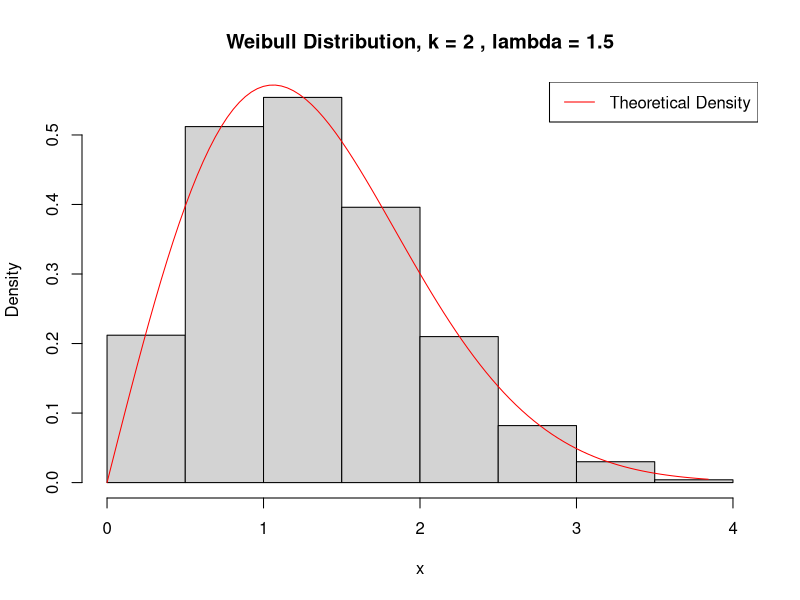
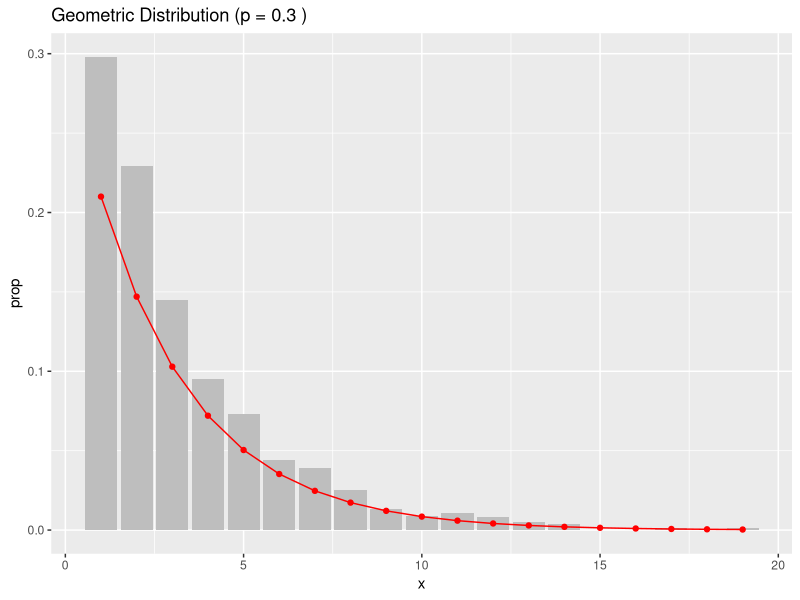
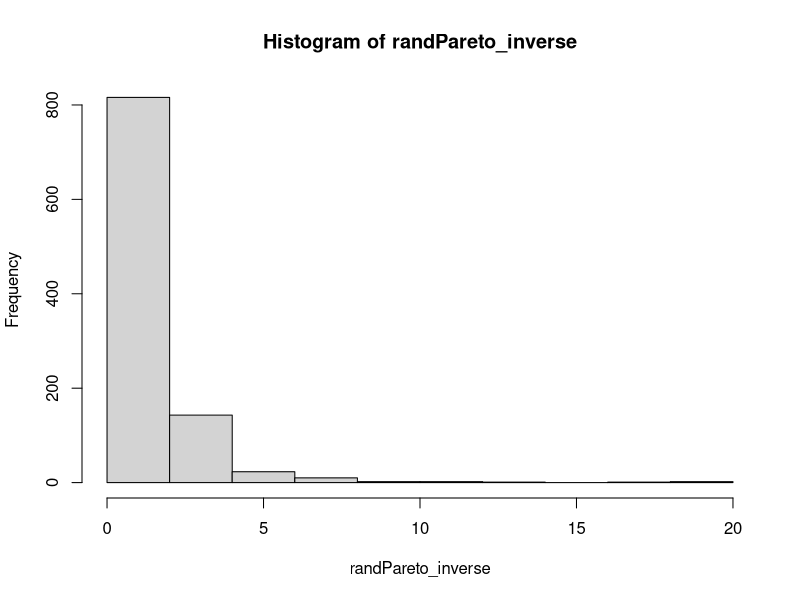
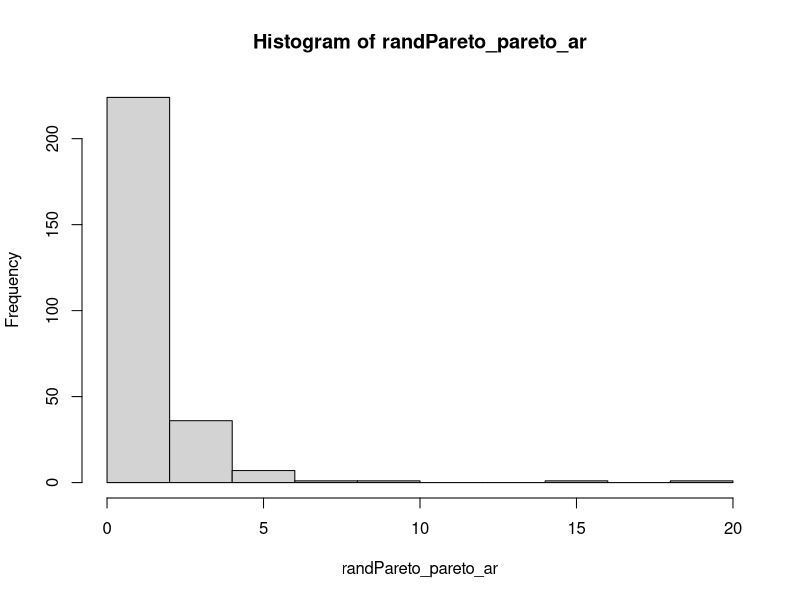

These figures' R source, in order:
## ---- chunk 1
knitr::opts_chunk$set(echo = TRUE)
## ---- chunk 2
# 1. Implement inverse CDF function
generate_wb <- function(n, k, lambda) {
  u <- runif(n)
  # inverse F(u)
  x <- lambda * (-log(1-u))^(1/k)
  return(x)
}

n <- 1000
k <- 2
lambda <- 1.5

set.seed(20250217)
randWb <- generate_wb(n, k, lambda)

# 2. Plot histogram and density
hist(randWb, probability = TRUE, main = paste('Weibull Distribution, k =', k, ', lambda =', lambda), xlab = 'x')
curve((k / lambda) * ((x / lambda)^(k - 1)) * exp(- (x / lambda)^k), from = 0, to = max(randWb), add = TRUE, col = 'red')
legend("topright", legend = "Theoretical Density", col = "red", lwd = 1)


# 3. compare mean and variance with theoretical values
sampleWb_mean <- mean(randWb)
sampleWb_var <- var(randWb)

theoreticalWb_mean <- lambda * gamma(1 + 1/k)
theoreticalWb_var <- lambda^2 * (gamma(1 + 2/k) - (gamma(1 + 1/k))^2)

cat("Sample mean = ", sampleWb_mean, '; theoretical mean = ', theoreticalWb_mean)
cat("Sample variance = ", sampleWb_var, '; theoretical variance = ', theoreticalWb_var)

## ---- chunk 3
library(ggplot2)
# 1. Implement inverse CDF function
generate_geom <- function(n, p) {
  u <- runif(n)
  # inverse F(u)
  x <- ceiling(log(1 - u) / log(1 - p))
  return(x)
}

n <- 1000
p <- 0.3
set.seed(20250217)
randGeom <- generate_geom(n, p)

# 2. Plot barplot and theoretical PMF
df_randGeom <- data.frame(x = randGeom)
randGeom_vals <- seq(min(randGeom), max(randGeom))

theoreticalGeom_pmf <- p * (1 - p)^(randGeom_vals)
df_randGeom_theo <- data.frame(x = randGeom_vals, pmf = theoreticalGeom_pmf)

ggplot(df_randGeom, aes(x = x)) +
  geom_bar(aes(y = ..prop.., group = 1), fill = "gray") +
  geom_point(data = df_randGeom_theo, aes(x = x, y = pmf), color = "red") +
  geom_line(data = df_randGeom_theo, aes(x = x, y = pmf, group = 1), 
            color = "red") +
  labs(title = paste("Geometric Distribution (p =", p, ")"))

# 3. 
sampleGeom_mean <- mean(randGeom)
sampleGeom_var <- var(randGeom)

theoreticalGeom_mean <- 1/p
theoreticalGeom_var <- (1 - p) / (p^2)

cat("Sample mean = ", sampleGeom_mean, '; theoretical mean = ', theoreticalGeom_mean)
cat("Sample variance = ", sampleGeom_var, '; theoretical variance = ', theoreticalGeom_var)
## ---- chunk 4
set.seed(20250217)
# Inverse CDF
generate_pareto_inverse <- function(n, x_m, alpha) {
  u <- runif(n)
  x <- x_m * (1 - u)^(-1/alpha)
  return(x)
}
# Acceptance_Rejection
generate_pareto_ar <- function(x_m, alpha, M, x) {
  fdens <- alpha * x_m^alpha / (x^(alpha + 1))
  gdens <- (2/pi) / (1 + (x - 1)^2) # g(x) is pdf of truncated cauchy distribution with x from 0 to Inf
  return(x[runif(length(x)) <= fdens / (M * gdens)])
}

#parameters
xm <- 1
alph <- 2.5
n_candidate <- 1000
M <- 1.25 * pi #for ar method
x_candidates <- 1 + tan((pi/2)*runif(n_candidate)) # for ar method
# generate samples w/ 2 methods
randPareto_inverse <- generate_pareto_inverse(n_candidate, xm, alph)

randPareto_pareto_ar <- generate_pareto_ar(x_m=xm, alpha=alph, M=M, x=x_candidates)
# 2. different acceptance rate
M2 <- 1.5*pi
randPareto_pareto_ar2 <- generate_pareto_ar(x_m=xm, alpha=alph, M=M2, x=x_candidates)

# 3. Plot histograms
hist(randPareto_inverse)
hist(randPareto_pareto_ar) 

paste("For Question2, the acceptance rate M is", M, ". If we increase the `M`, the acceptance rate will be smaller. So there 
will be less accepted values", length(randPareto_pareto_ar2), " in our example of M = ", M2, ", making this method not 
as efficient. If we decrease the M, the acceptance ratio might be greater than 1.")

cat("For Question3, histograms of Inverse CDF and Acceptance-Rejection Methods are both heavily right-skewed, while the 
Inverse CDF method generate random samples with larger values at tails than ar method.")
## ---- chunk 5
#install.packages("truncnorm")
library(truncnorm)
set.seed(20250217)
generate_semicircle_ar_unif <- function(beta, M, x) {
  fdens <- 2 / (pi * beta^2) * sqrt(beta^2 - x^2)
  gdens <- dunif(x, -beta, beta)
  return(x[runif(length(x)) <= fdens / (M * gdens)])
}

beta <- 2
n <- 1000
M_unif <- 4 / pi
x_candidates_unif <- runif(n, -beta, beta)
randSC_unif <- generate_semicircle_ar_unif(beta, M_unif, x_candidates_unif)

generate_semicircle_ar_normal <- function(beta, M, x) {
  fdens <- 2 / (pi * beta^2) * sqrt(beta^2 - x^2)
  gdens <- dtruncnorm(x, a = -beta, b = beta) # truncated standard normal dist
  return(x[runif(length(x)) <= fdens / (M * gdens)])
}

x_candidates_normal <- rtruncnorm(n, a = -beta, b = beta)
f <- 2 / (pi * beta^2) * sqrt(beta^2 - x_candidates_normal^2)
g <- dtruncnorm(x_candidates_normal, a = -beta, b = beta)
M_normal <- max(f/g)
randSC_normal <- generate_semicircle_ar_normal(beta, M_normal, x_candidates_normal)

ex_byUnif <- mean(randSC_unif)
ex_byNormal <- mean(randSC_normal)

aRate_byUnif <- length(randSC_unif) / n
aRate_byNormal <- length(randSC_normal) / n

paste("We choose to use truncated normal and uniform distribution to approximate the semicircle distribution: `E[X_byNormal] ` =", ex_byNormal, ", E[X_byNormal]  =", ex_byUnif)
  
paste("The acceptance rate of truncated uniform distribution approximation is", aRate_byUnif, "; the acceptance rate of truncated normal distribution approximation is", aRate_byNormal, ". So we know that approximation by", ifelse(aRate_byUnif < aRate_byNormal, "Normal", "Uniform"), "Distribution is more efficient.")
## ---- chunk 6
# 2. (a)
is_cauchy_unif <- function(n,x) {
  # Generate n samples from Unif(0,2)
  f <- 1 / (pi * (1 + x^2))
  h <- ifelse(x >= 0 & x <= 2, x, 0)
  g <- dunif(x, min = 0, max = 2)
  w <- f/g
  
  estimates <- h * w
  mu_hat <- mean(estimates)
  var_hat <- var(estimates) / n  # var of the sample mean
  list(mu_hat = mu_hat, var_hat = var_hat)
}

is_cauchy_normal <- function(n,x) {
  f <- 1 / (pi * (1 + x^2))
  h <- ifelse(x >= 0 & x <= 2, x, 0)
  w <- f / dnorm(x) # = g
  
  estimates <- h * w
  mu_hat <- mean(estimates)
  var_hat <- var(estimates) / n  # var of the sample mean
  list(mu_hat = mu_hat, var_hat = var_hat)
}
set.seed(20250217)

n <- 1000
x5 <- runif(n, min = 0, max = 2)

res_unif <- is_cauchy_unif(n,x5)
res_norm <- is_cauchy_normal(n,x5)


paste("2.(a)&(b): By Uniform(0,2), the estimated E[Y] = ", res_unif$mu_hat, "estimated variance =", res_unif$var_hat, ". By Standard Normal, the estimated E[Y] = ", res_norm$mu_hat, "estimated variance =", res_norm$var_hat)
## ---- chunk 7
T_U <- function(u) {
  (2*u)/(pi*(1+u^2))
}
set.seed(20250217)

T_vals <- T_U(x5)

# (a) Control Variate Z1(U) = U
Z1 <- x5
Z1_mean <- mean(Z1)

cov_TZ1 <- cov(T_vals, Z1)
var_Z1 <- var(Z1)
c1_star <- - cov_TZ1 / var_Z1

# The control variate estimator
T_cv1 <- T_vals + c1_star*(Z1 - Z1_mean)

mu_hat_cv1 <- mean(T_cv1)
var_hat_cv1 <- var(T_cv1)/n

cat("3(a) CV with Z1(U)=U:\n")
cat("   Estimate of E[Y] =", mu_hat_cv1, "\n")
cat("   Variance =", var_hat_cv1, "\n\n")


# (b) Control Variate Z2(U) = 2U - U^2
Z2 <- 2*x5 - x5^2
Z2_mean <- mean(Z2) 

cov_TZ2 <- cov(T_vals, Z2)
var_Z2 <- var(Z2)
c2_star <- - cov_TZ2 / var_Z2

T_cv2 <- T_vals + c2_star*(Z2 - Z2_mean)

mu_hat_cv2 <- mean(T_cv2)
var_hat_cv2 <- var(T_cv2)/n

cat("3(b) CV with Z2(U)=2U - U^2:\n")
cat("   Estimate of E[Y] =", mu_hat_cv2, "\n")
cat("   Variance =", var_hat_cv2, "\n\n")
## ---- chunk 8
# 1
p_cold <- pnorm((10 - 15) / 5)
p_mild <- pnorm((25 - 15) / 5) - pnorm((10 - 15) / 5)
p_hot  <- 1 - pnorm((25 - 15) / 5)

# Cold region (k=1.5, lambda=15)
library(base)
E_cold <- 15 * gamma(1 + 1/1.5) 
# Mild region (k=1, lambda=20)
E_mild <- 20 * gamma(1 + 1)
# Hot region (k=2, lambda=10)
E_hot <- 10 * gamma(1 + 1/2)

E_L_total_exp <- p_cold * E_cold + p_mild * E_mild + p_hot * E_hot

paste("1. With total expectation: E[L] =", E_L_total_exp)

set.seed(20250217)
N <- 1e5

# Generate T from Normal(15,5)
Tsim <- rnorm(N, mean = 15, sd = 5)

Lsim <- numeric(N)

for(i in seq_len(N)) {
  if(Tsim[i] <= 10) {
    Lsim[i] <- rweibull(1, shape = 1.5, scale = 15)
  } else if(Tsim[i] > 25) {
    Lsim[i] <- rweibull(1, shape = 2, scale = 10)
  } else {
    Lsim[i] <- rweibull(1, shape = 1, scale = 20)
  }
}

# Estimate E[L] by the sample mean
E_L_hierarchical <- mean(Lsim)

cat("With hierarchical simulation, Estimated E[L] (MC) =", E_L_hierarchical)
